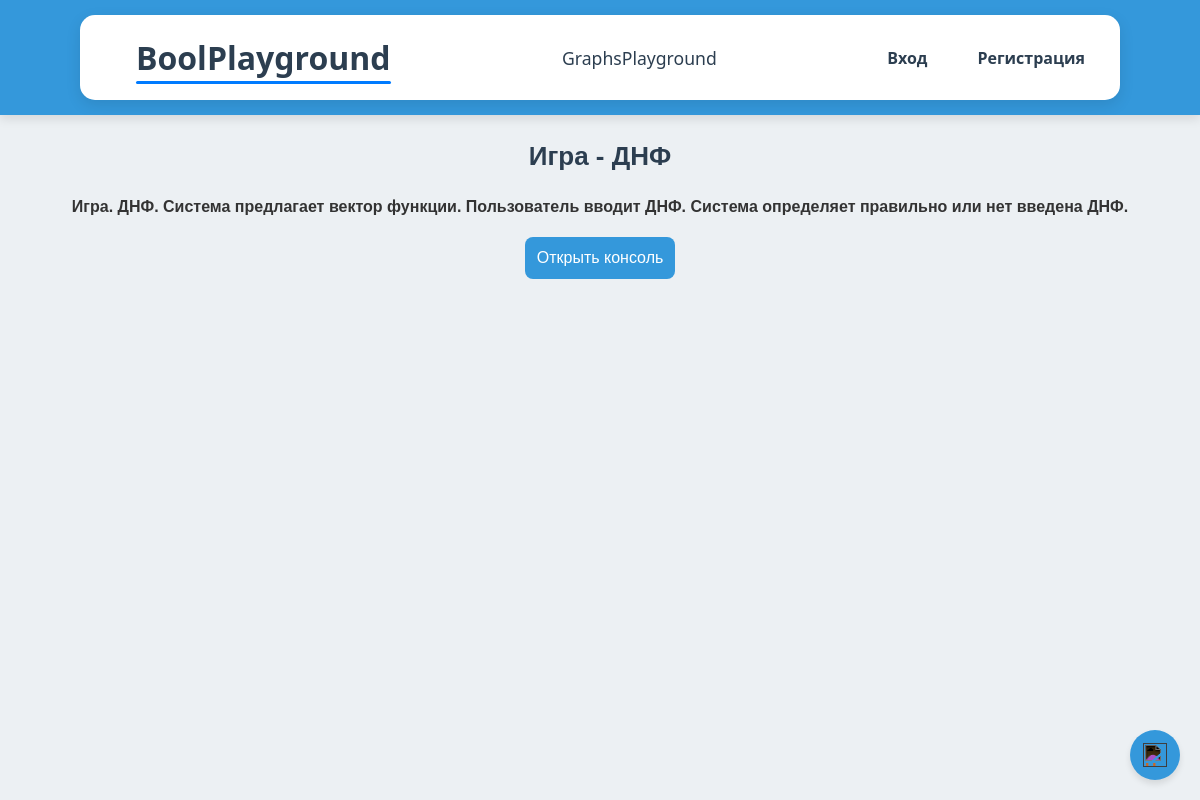
Page /6 on the committed database.
### main/models.py (models this page shows, shortened)
class Task(models.Model):
    author = models.ForeignKey(Teacher,on_delete=models.CASCADE)
    title = models.CharField(max_length=255)
    description = models.TextField(unique=True,null = False,)
    level = models.CharField(choices= Difficult_choices,default='Лёгкий',max_length=8)
    type = models.CharField(choices = Type_choices, default = 'Булевы Функции',max_length=20, db_index=True)
    class Meta:
        ordering = ['pk']

### main/views.py (the view, shortened to what this page needs)
# urls.py: path('<int:pk>', TaskDetail.as_view(),name = 'task_detail'),
class TaskDetail(DetailView,):
    model = Task
    ordering = '-pk'
    template_name = "template_title.html"
    context_object_name = 'task'
    templates_root_dir = "tasks_details/"
    def get(self, request, *args, **kwargs):
         obj = self.get_object()
         name = obj.title
         if name == "Булева функция от n аргументов":
            self.set_template_name("boolean_functions/1/1.html")
         elif name == "Остаточная функция":
             self.set_template_name("boolean_functions/2/2.html")
         elif name == "Вектор функции":
             self.set_template_name("boolean_functions/3/3.html")
         elif name == "Игра - имя  функции":
             self.set_template_name("boolean_functions/4/4.html")
             print(request.user.is_authenticated)
         elif name == "Существенные и фиктивные переменные":
             self.set_template_name("boolean_functions/5/5.html")
         elif name == "Игра - ДНФ":
             self.set_template_name("boolean_functions/6/6.html")
         elif name == "Игра - КНФ":
             self.set_template_name("boolean_functions/7/7.html")
         elif name == "СДНФ":
             self.set_template_name("boolean_functions/8/8.html")
         elif name == "СКНФ":
             self.set_template_name("boolean_functions/9/9.html")
         elif name == "Предполные классы б.ф":
             self.set_template_name("boolean_functions/10/10.html")
         elif name == "Полные системы б.ф":
             self.set_template_name("boolean_functions/11/11.html")
         elif name == "Алгоритм ДНФ":
             self.set_template_name("boolean_functions/12/12.html")
         elif name == "Обход графа в глубину":
             self.set_template_name("graphs/1/1.html")
         elif name == "Правильность обхода в глубину":
             self.set_template_name("graphs/2/2.html")
         elif name == "Обход графа в ширину":
             self.set_template_name("graphs/3/3.html")
         elif name == "Правильность обхода в ширину":
             self.set_template_name("graphs/4/4.html")
             print(request.user.is_authenticated)
         elif name == "Число компонент связности графа":
             self.set_template_name("graphs/5/5.html")
         elif name == "Правильность числа компонент связности":
             self.set_template_name("graphs/6/6.html")
         elif name == "Минимальное оставное дерево":
             self.set_template_name("graphs/7/7.html")
         elif name == "Нахождение кратчайших путей от вершины":
             self.set_template_name("graphs/8/8.html")
         elif name == "Матрица кратчайших путей":
             self.set_template_name("graphs/9/9.html")
         elif name == "Кодирование Прюфера":
             self.set_template_name("graphs/10/10.html")
         elif name == "Декодирование Прюфера":
             self.set_template_name("graphs/11/11.html")
         elif name == "Раскраска графа":
             self.set_template_name("graphs/12/12.html")
         return super().get(request,*args,**kwargs)
    def set_template_name(self,html_name):
        self.template_name = self.templates_root_dir + html_name

### main/context_processors.py (called while the page is built)
def flatpages_processors(request):
    step = TaskList.paginate_by
    context = {
        'user': request.user,
        'graphs_begin': Task.objects.filter(type="Булевы Функции").count() // step + 1
    }
    return context

### templates/tasks_details/boolean_functions/6/6.html (shortened to what this page needs)
{% include 'template_title.html' %}
{% include 'flatpages/default.html' %}
<!DOCTYPE html>
<html lang="en">
<head>
    {% load static %}
    <link rel="stylesheet" href= "{% static 'images/tasks/6/xterm.css' %}" >
    {% block title %}
        <center>
            <h3>
                {{task.title}}
            </h3>
        </center>
    {% endblock title %}
</head>
{% block content %}
<body>
<h4>{{task.description}}</h4>
    <button class="openTerminal" onclick="openTerminal()">Открыть консоль</button>
    {% if user.is_authenticated %}
        {% load socialaccount %}
        {% get_social_accounts user as user_social_accounts %}
    {% endif %}
<a href="/?page={{page_obj.number}}" class="home-button" id="home-button">
        <img src="https://cdn-icons-png.flaticon.com/512/25/25694.png" alt="Home">
</a>
</body>
</html>
{% endblock content %}

### static/css/navbar.css (style rules this page uses)
body { font-family: 'Segoe UI', Tahoma, Geneva, Verdana, sans-serif; background-color: #ecf0f3; color: #333; margin: 0; padding: 0; }
h3 { text-align: center; color: #2c3e50; font-size: 26px; }
a { color: #3498db; text-decoration: none; font-weight: bold; }

### templates/tasks_details/boolean_functions/6/6.html (style rules this page uses)
body { font-family: Arial, sans-serif; text-align: center; }
.openTerminal { background-color: #3498db; color: white; font-size: 16px; padding: 12px; border: none; border-radius: 8px; cursor: pointer; transition: background 0.3s; }
.home-button { position: fixed; bottom: 20px; right: 20px; width: 50px; height: 50px; background-color: #3498db; border-radius: 50%; display: flex; justify-content: center; align-items: center; box-shadow: 0 4px 6px rgba(0, 0, 0, 0.1); transition: background 0.3s, transform 0.2s; }
.home-button img { width: 24px; height: 24px; filter: invert(1); }

### rows in the picture
Task: title "Игра - ДНФ", description "Игра. ДНФ. Система предлагает вектор функции. Пользователь вводит ДНФ. Система определяет правильно или нет введена ДНФ."
